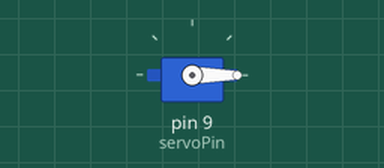
Bench run of a sketch on a simulated Arduino Uno, built with avr-gcc and run on an emulated ATmega328P. Shown: servo.

Above: at 0.1 s.
At 0.6 s:
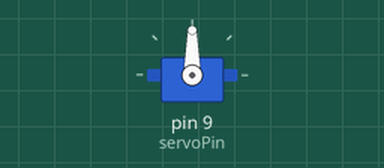
Timing chart, 0 to 2.1 s (numbered marks = the images above):
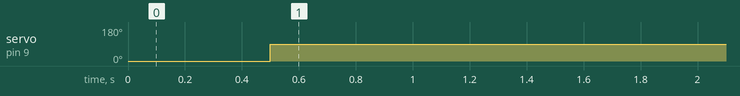

Measured:
- by itself, servo on pin 9 (servoPin): 0° → 90° at 0.50 s

The sketch:

PillDispenserCode.ino
```cpp
#include <Servo.h>


// Declare the Servo pin
int servoPin = 9;
// Create a servo object
Servo Servo1;


void setup() {
  // Attach the servo to the specified pin
  Servo1.attach(servoPin);
}


void loop() {
  // Move the servo in one direction (clockwise)
  Servo1.write(0); // Rotate in one direction (e.g., clockwise)
  delay(500); // Rotate for 0.5 seconds (faster movement)


  // Stop the servo
  Servo1.write(90); // Stop the servo completely
  delay(14400000); // Pause for 10 seconds // 14400000 is a 4 hour delay
}
```
